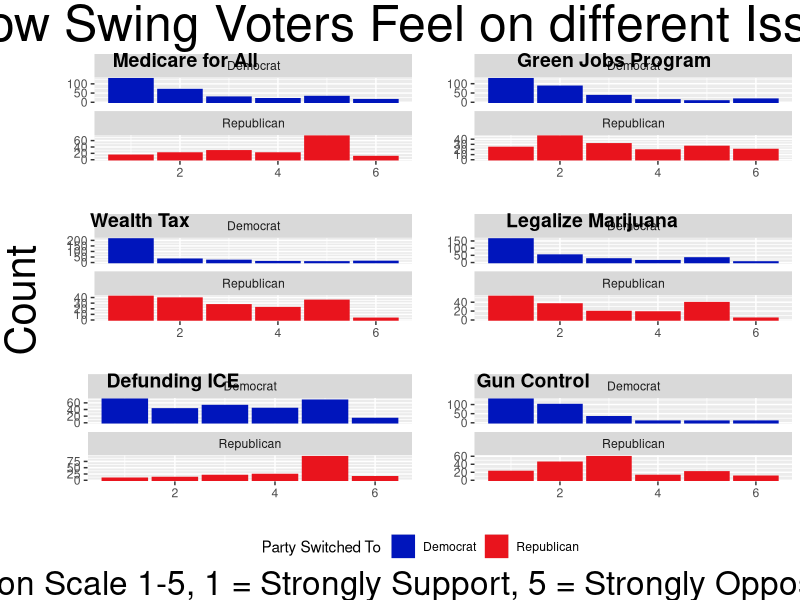
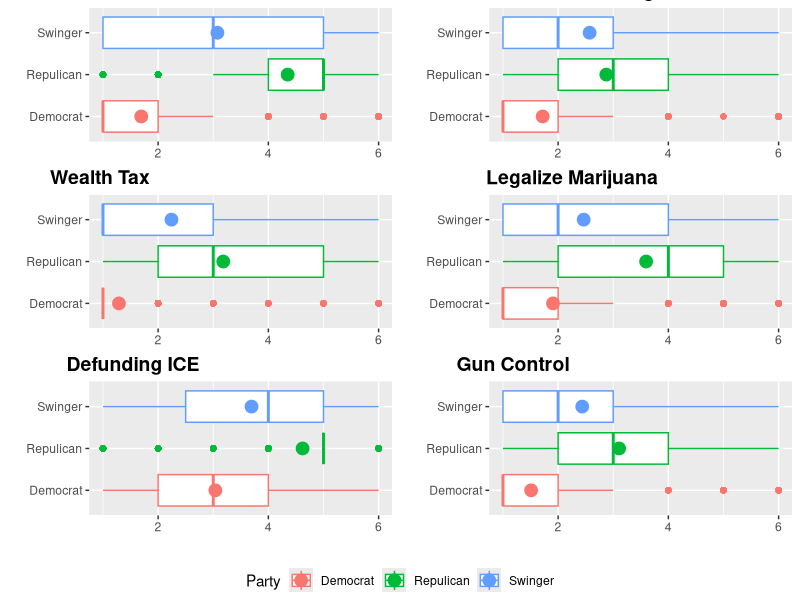
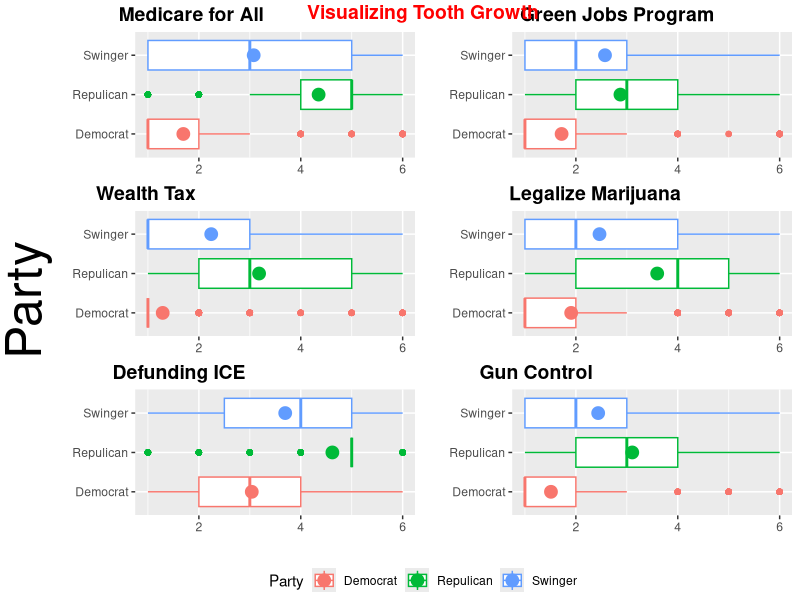

Recreate these plots in R, in order. (Note: this script raises an error after producing the figures.)
## ---- chunk 1
knitr::opts_chunk$set(echo = FALSE, cache = TRUE,warning = FALSE)
# library imports go here
library(tidyverse)
library(GGally)
library(broom)
library(ggpubr)
library(grid)
library(ggplot2)
library(dplyr)

# read in data
Source <- read.csv("DFP_WTHH_release.csv")
df = Source
colnames(df)[1] = "ID"

#Removed worthless columns
df = df %>%
  select(c(ID,presvote16post,house3,weight_DFP,M4A,
           GREENJOB,WEALTH,MARLEG,ICE,GUNS,
           POP_1,POP_2,POP_3))

df = df %>%
  mutate(
    Swinger = ifelse(presvote16post == house3 & 
                       presvote16post %in% c(1,2),FALSE,TRUE),
    Party = ifelse(presvote16post == house3 &
                     presvote16post %in% c(1,2),
                   ifelse(presvote16post == 1,"Democrat","Repulican"),
                   "Swinger")
  )

# remove rows with NA conflicts
df <- df[-c(2647, 3042, 3200),]

# separate data into groups based on voting pattern
loyalD = df %>%
  filter(presvote16post == 1 & house3 == 1)
loyalR = df %>%
  filter(presvote16post == 2 & house3 == 2) 

loyal <- rbind(loyalD, loyalR)

switchD = df %>%
  filter(presvote16post != 1 & house3 == 1) %>%
  mutate(Partyto = "Democrat")
switchR = df %>%
  filter(presvote16post != 2 & house3 == 2) %>%
  mutate(Partyto = "Republican")

switchers = rbind(switchD,switchR)

# subset data
issues = df %>%
  select(c(Swinger,M4A,GREENJOB,WEALTH,MARLEG,ICE,GUNS))
## ---- chunk 2
IssueSwitchPlot <- function(dataframe,issue) {
  ggplot(dataframe, aes(x = !!ensym(issue), 
                        group = Partyto, 
                        colour = Partyto,
                        fill = Partyto)) +
  geom_bar() + 
    facet_wrap(~Partyto,nrow = 2,scales = "free_y") +
    ylab("") + 
    xlab("") +
    scale_fill_manual(name = "Party Switched To",
                      values = c("#0015BC","#E9141D")) +
    scale_color_manual(name = "Party Switched To",
                       values = c("#0015BC","#E9141D"))  
}
## ---- chunk 3

wantedIssues = c("M4A","GREENJOB",'WEALTH','MARLEG','ICE','GUNS')



plot_list = lapply(wantedIssues, IssueSwitchPlot, dataframe = switchers)



figLabels = c("Medicare for All","Green Jobs Program","Wealth Tax",
              "Legalize Marijuana","Defunding ICE","Gun Control")


plotGrid = ggarrange(plotlist = plot_list,
          nrow = 3,
          ncol = 2,
          common.legend = TRUE,
          legend = "bottom",
          labels = figLabels)
## ---- chunk 4
annotate_figure(plotGrid,
                top = text_grob("How Swing Voters Feel on different Issues",
                                size = 36),
                bottom = text_grob("Survey Results on Scale 1-5, 1 = Strongly Support, 5 = Strongly Oppose (6 = \"Not Sure\")",size = 24),
                left = text_grob("Count",size = 30,rot = 90))
## ---- chunk 5
p1 = ggplot(df, aes(y = M4A, x = Party, color = Party)) + geom_boxplot() + 
  coord_flip() + 
  stat_summary(fun.y = mean, geom = "point", size = 4) + ylab("") + xlab("")

p2 = ggplot(df, aes(y = GREENJOB, x = Party, color = Party)) + geom_boxplot() +
  coord_flip() + 
  stat_summary(fun.y = mean, geom = "point", size = 4)+ ylab("")+ xlab("")

p3 = ggplot(df, aes(y = WEALTH, x = Party, color = Party)) + geom_boxplot() + 
  coord_flip() + 
  stat_summary(fun.y = mean, geom = "point", size = 4) + ylab("")+ xlab("")

p4 = ggplot(df, aes(y = MARLEG, x = Party, color = Party)) + geom_boxplot() + 
  coord_flip() + 
  stat_summary(fun.y = mean, geom = "point", size = 4) + ylab("")+ xlab("")

p5 = ggplot(df, aes(y = ICE, x = Party, color = Party)) + geom_boxplot() +
  coord_flip() + 
  stat_summary(fun.y = mean, geom = "point", size = 4) + ylab("")+ xlab("")

p6 = ggplot(df, aes(y = GUNS, x = Party, color = Party)) + geom_boxplot() +
  coord_flip() +
  stat_summary(fun.y = mean, geom = "point", size = 4) + ylab("")+ xlab("")

## ---- chunk 6
plotGrid = ggarrange(plotlist = list(p1,p2,p3,p4,p5,p6),
          nrow = 3,
          ncol = 2,
          common.legend = TRUE,
          legend = "bottom",
          labels = figLabels,
          vjust = -.2)
plotGrid
## ---- chunk 7
annotate_figure(plotGrid,
                #top = text_grob("Quartiles per Issue Variable per Voter Group",
                #               hjust = .7,face = 'bold'),
                top = text_grob("Visualizing Tooth Growth", color = "red", face = "bold", size = 14),
                left = text_grob("Party", size = 36,rot = 90))
## ---- chunk 8
# subset data
#issues <- df[c("Swinger","M4A","GREENJOB","WEALTH","MARLEG","ICE","GUNS")]

# models
one.issue <- glm(Swinger ~ WEALTH, family = quasibinomial, weights = weight_DFP, data = df)
two.issues <- glm(Swinger ~ WEALTH * M4A, family = quasibinomial, weights = weight_DFP, data = df)
three.issues <- glm(Swinger ~ WEALTH * M4A + MARLEG, family = quasibinomial, weights = weight_DFP, data = df)
four.issues <-  glm(Swinger ~ WEALTH * M4A + MARLEG + GUNS, family = quasibinomial, weights = weight_DFP, data = df)
five.issues <-  glm(Swinger ~ WEALTH * M4A + MARLEG + GUNS + GREENJOB, family = quasibinomial, weights = weight_DFP, data = df)
six.issues <- glm(Swinger ~ WEALTH * M4A + MARLEG + GUNS + GREENJOB + ICE, family = quasibinomial, weights = weight_DFP, data = df)

one.issue.preds <- predict(one.issue, type = "response", newdata = df) 
issues$one.preds <- as.vector(one.issue.preds)

two.issue.preds <- predict(two.issues, type = "response", newdata = df) 
issues$two.preds <- as.vector(two.issue.preds)

three.issue.preds <- predict(three.issues, type = "response", newdata = df) 
issues$three.preds <- as.vector(three.issue.preds)

four.issue.preds <- predict(four.issues, type = "response", newdata = df) 
issues$four.preds <- as.vector(four.issue.preds)

five.issue.preds <- predict(five.issues, type = "response", newdata = df) 
issues$five.preds <- as.vector(five.issue.preds)

six.issue.preds <- predict(six.issues, type = "response", newdata = df) 
issues$six.preds <- as.vector(six.issue.preds)
## ---- chunk 9
issues.agg <- issues %>%
  select(c(Swinger,one.preds,two.preds,three.preds,four.preds,five.preds,six.preds)) %>%
  pivot_longer(c(one.preds,two.preds,three.preds,four.preds,five.preds,six.preds)) %>%
  filter(!is.na(value)) %>%
  group_by(Swinger,name) %>%
  summarise(value=mean(value)) %>%
  transmute(
    prob = value,
    num.vars= recode_factor(name,'one.preds'=1,'two.preds'=2,'three.preds'=3,'four.preds'=4,'five.preds'=5,'six.preds'=6)
    )

issues.spread <- issues.agg %>%
  spread(num.vars,prob)

one <- abs(issues.spread$`1`[1] - issues.spread$`1`[2])
two <- abs(issues.spread$`2`[1] - issues.spread$`2`[2])
three <- abs(issues.spread$`3`[1] - issues.spread$`3`[2])
four <- abs(issues.spread$`4`[1] - issues.spread$`4`[2])
five <- abs(issues.spread$`5`[1] - issues.spread$`5`[2])
six <- abs(issues.spread$`6`[1] - issues.spread$`6`[2])

newRow <- c("DIF",one,two,three,four,five,six)
issues.spread[nrow(issues.spread) + 1,] = newRow
issues.spread <- data.frame(t(issues.spread)) %>% slice(2:n())
issues.spread$issue <- 1:6
issues.spread$X4 <- round(as.numeric(levels(issues.spread$X3)[issues.spread$X3]),3)
## ---- chunk 10
gg1 <- ggplot(issues,aes(x=six.preds,fill=Swinger)) + 
  stat_density(alpha=.9) +
  facet_wrap(~Swinger,ncol=1) + 
  theme(legend.position = "none") +
  ggtitle("Distribution of Swing Voters Over Six Issue Variables")
gg1
## ---- chunk 11
gg2 <- ggplot(issues.agg,aes(x=as.numeric(num.vars),y=prob,color=Swinger)) + 
  geom_point(size=2) + 
  geom_line() + 
  xlab("Number of Issue Variables") +
  ylab("Probability") + 
  ggtitle("Probability of Swing Voter over Issue Variables")

gg3 <- ggplot(issues.spread,aes(x=issue,y=X4,color=issue)) + 
  geom_point(size=2) + 
  geom_line() +
  xlab("Number of Issue Variables") +
  ylab("Probability") + 
  ggtitle("Average Difference Between Swing/NonSwing Voters") +
  theme(legend.position = "None")
gg2
gg3
## ---- chunk 12
# subset data
issues.pop <- df[c("Swinger","POP_1","POP_2","POP_3")]

# models
one.issue <- glm(Swinger ~ POP_1, family = quasibinomial, weights = weight_DFP, data = df)
two.issues <- glm(Swinger ~ POP_1 + POP_2, family = quasibinomial, weights = weight_DFP, data = df)
three.issues <- glm(Swinger ~ POP_1 + POP_2 + POP_3, family = quasibinomial, weights = weight_DFP, data = df)

one.issue.preds <- predict(one.issue, type = "response", newdata = df) 
issues.pop$one.preds <- as.vector(one.issue.preds)

two.issue.preds <- predict(two.issues, type = "response", newdata = df) 
issues.pop$two.preds <- as.vector(two.issue.preds)

three.issue.preds <- predict(three.issues, type = "response", newdata = df) 
issues.pop$three.preds <- as.vector(three.issue.preds)

issues.agg2 <- issues.pop %>%
  select(c(Swinger,one.preds,two.preds,three.preds)) %>%
  pivot_longer(c(one.preds,two.preds,three.preds)) %>%
  filter(!is.na(value)) %>%
  group_by(Swinger,name) %>%
  summarise(value=mean(value)) %>%
  transmute(
    prob = value,
    num.vars= recode_factor(name,'one.preds'=1,'two.preds'=2,'three.preds'=3)
    )

issues.spread <- issues.agg2 %>%
  spread(num.vars,prob)

one <- abs(issues.spread$`1`[1] - issues.spread$`1`[2])
two <- abs(issues.spread$`2`[1] - issues.spread$`2`[2])
three <- abs(issues.spread$`3`[1] - issues.spread$`3`[2])
newRow <- c("DIF",one,two,three)
issues.spread[nrow(issues.spread) + 1,] = newRow
issues.spread <- data.frame(t(issues.spread)) %>% slice(2:n())
issues.spread$issue <- 1:3
issues.spread$X4 <- round(as.numeric(levels(issues.spread$X3)[issues.spread$X3]),3)
## ---- chunk 13
gg1 <- ggplot(issues,aes(x=three.preds,fill=Swinger)) + 
  stat_density(alpha=.9) +
  facet_wrap(~Swinger,ncol=1) + 
  theme(legend.position = "none") +
  ggtitle("Distribution of Swing Voters Over 3 Populism Variables")
gg1
## ---- chunk 14
gg2 <- ggplot(issues.agg,aes(x=as.numeric(num.vars),y=prob,color=Swinger)) + 
  geom_point(size=2) + 
  geom_line() + 
  xlab("Number of Issue Variables") +
  ylab("Probability") + 
  ggtitle("Probability of Swing Voter over Populism Variables")

gg3 <- ggplot(issues.spread,aes(x=issue,y=X4,color=issue)) + 
  geom_point(size=2) + 
  geom_line() + 
  xlab("Number of Populism Variables") +
  ylab("Probability") + 
  ggtitle("Average Difference Between Swing/NonSwing Voters") +
  theme(legend.position = "None")
gg2
gg3
## ---- chunk 15
ggplot(issues,aes(x=one.preds,fill=Swinger)) + 
  stat_density(alpha=.9) +
  facet_wrap(~Swinger,ncol=1) + 
  theme(legend.position = "none") +
  ggtitle("Distribution of Swing Voters over Wealth")

ggplot(issues,aes(x=two.preds,fill=Swinger)) + 
  stat_density(alpha=.9) +
  facet_wrap(~Swinger,ncol=1) + 
  theme(legend.position = "none") +
  ggtitle("Distribution of Swing Voters over 2 Issue Variables")


ggplot(issues,aes(x=three.preds,fill=Swinger)) + 
  stat_density(alpha=.9) +
  facet_wrap(~Swinger,ncol=1) + 
  theme(legend.position = "none") +
  ggtitle("Distribution of Swing Voters over 3 Issue Variables")
## ---- chunk 16
ggplot(issues,aes(x=three.preds,fill=Swinger)) + 
  stat_density(alpha=.9) +
  facet_wrap(~Swinger,ncol=1) + 
  theme(legend.position = "none") +
  ggtitle("Distribution of Swing Voters over 4 Issue Variables")

ggplot(issues,aes(x=five.preds,fill=Swinger)) + 
  stat_density(alpha=.9) +
  facet_wrap(~Swinger,ncol=1) + 
  theme(legend.position = "none") +
  ggtitle("Distribution of Swing Voters over 5 Issue Variables")
## ---- chunk 17
ggplot(issues,aes(x=one.preds,fill=Swinger)) + 
  stat_density(alpha=.9) +
  facet_wrap(~Swinger,ncol=1) + 
  theme(legend.position = "none") +
  ggtitle("Distribution of Swing Voters over POP_1")

ggplot(issues,aes(x=two.preds,fill=Swinger)) + 
  stat_density(alpha=.9) +
  facet_wrap(~Swinger,ncol=1) + 
  theme(legend.position = "none") +
  ggtitle("Distribution of Swing Voters over 2 POP Variables")
